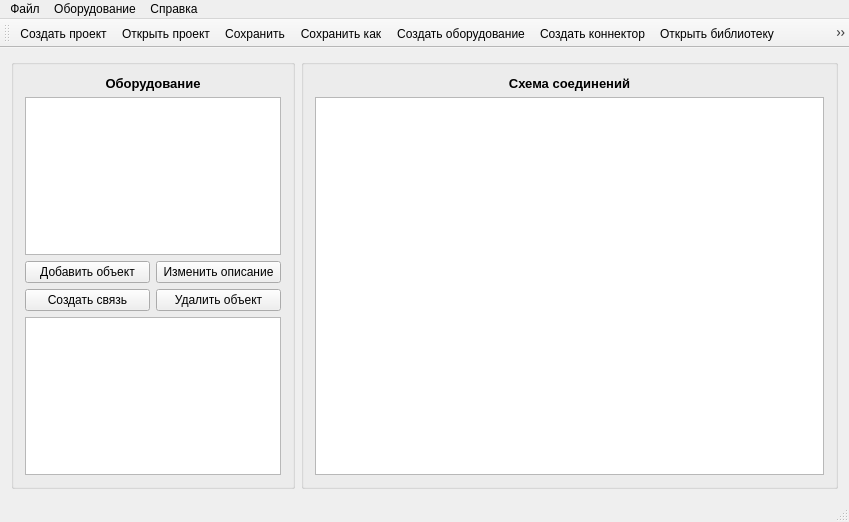
<?xml version="1.0" encoding="UTF-8"?>
<ui version="4.0">
 <class>MainWindow</class>
 <widget class="QMainWindow" name="MainWindow">
  <property name="geometry">
   <rect>
    <x>0</x>
    <y>0</y>
    <width>849</width>
    <height>522</height>
   </rect>
  </property>
  <property name="windowTitle">
   <string>Редактор сетевых схем</string>
  </property>
  <property name="windowIcon">
   <iconset resource="resource.qrc">
    <normaloff>:/rec/img/icon_application.png</normaloff>:/rec/img/icon_application.png</iconset>
  </property>
  <widget class="QWidget" name="centralWidget">
   <property name="contextMenuPolicy">
    <enum>Qt::NoContextMenu</enum>
   </property>
   <layout class="QGridLayout" name="gridLayout_4">
    <item row="0" column="0">
     <layout class="QGridLayout" name="gridLayout_3">
      <item row="0" column="0">
       <widget class="QGroupBox" name="groupBox_2">
        <property name="sizePolicy">
         <sizepolicy hsizetype="Fixed" vsizetype="Preferred">
          <horstretch>0</horstretch>
          <verstretch>0</verstretch>
         </sizepolicy>
        </property>
        <property name="title">
         <string/>
        </property>
        <layout class="QGridLayout" name="gridLayout_2">
         <item row="0" column="0">
          <layout class="QVBoxLayout" name="verticalLayout_5">
           <item>
            <widget class="QLabel" name="label">
             <property name="text">
              <string>&lt;html&gt;&lt;head/&gt;&lt;body&gt;&lt;p align=&quot;center&quot;&gt;&lt;span style=&quot; font-size:10pt; font-weight:600;&quot;&gt;Оборудование&lt;/span&gt;&lt;/p&gt;&lt;/body&gt;&lt;/html&gt;</string>
             </property>
            </widget>
           </item>
           <item>
            <widget class="QListWidget" name="widget_equipments"/>
           </item>
           <item>
            <layout class="QVBoxLayout" name="verticalLayout_3">
             <item>
              <layout class="QVBoxLayout" name="verticalLayout_2">
               <item>
                <layout class="QHBoxLayout" name="horizontalLayout_2">
                 <item>
                  <widget class="QPushButton" name="button_add_equipment">
                   <property name="text">
                    <string>Добавить объект</string>
                   </property>
                  </widget>
                 </item>
                 <item>
                  <widget class="QPushButton" name="button_change_description">
                   <property name="text">
                    <string>Изменить описание</string>
                   </property>
                  </widget>
                 </item>
                </layout>
               </item>
               <item>
                <layout class="QHBoxLayout" name="horizontalLayout">
                 <item>
                  <widget class="QPushButton" name="button_add_connection">
                   <property name="text">
                    <string>Создать связь</string>
                   </property>
                  </widget>
                 </item>
                 <item>
                  <widget class="QPushButton" name="button_delete_object">
                   <property name="text">
                    <string>Удалить объект</string>
                   </property>
                  </widget>
                 </item>
                </layout>
               </item>
              </layout>
             </item>
             <item>
              <widget class="QTextEdit" name="descriprion"/>
             </item>
            </layout>
           </item>
          </layout>
         </item>
        </layout>
       </widget>
      </item>
      <item row="0" column="1">
       <widget class="QGroupBox" name="groupBox">
        <property name="title">
         <string/>
        </property>
        <layout class="QGridLayout" name="gridLayout">
         <item row="0" column="0">
          <layout class="QVBoxLayout" name="verticalLayout">
           <item>
            <widget class="QLabel" name="label_3">
             <property name="text">
              <string>&lt;html&gt;&lt;head/&gt;&lt;body&gt;&lt;p align=&quot;center&quot;&gt;&lt;span style=&quot; font-size:10pt; font-weight:600;&quot;&gt;Схема соединений&lt;/span&gt;&lt;/p&gt;&lt;/body&gt;&lt;/html&gt;</string>
             </property>
            </widget>
           </item>
           <item>
            <widget class="QGraphicsView" name="graphicsView"/>
           </item>
          </layout>
         </item>
        </layout>
       </widget>
      </item>
     </layout>
    </item>
   </layout>
  </widget>
  <widget class="QMenuBar" name="menuBar">
   <property name="geometry">
    <rect>
     <x>0</x>
     <y>0</y>
     <width>849</width>
     <height>26</height>
    </rect>
   </property>
   <widget class="QMenu" name="menu">
    <property name="title">
     <string>Файл</string>
    </property>
    <addaction name="create_project"/>
    <addaction name="open_project"/>
    <addaction name="separator"/>
    <addaction name="save_project"/>
    <addaction name="separator"/>
    <addaction name="save_as_project"/>
    <addaction name="close_project"/>
   </widget>
   <widget class="QMenu" name="menu_2">
    <property name="title">
     <string>Оборудование</string>
    </property>
    <addaction name="open_equipmentCreator"/>
    <addaction name="open_connectorCreator"/>
    <addaction name="open_library"/>
    <addaction name="add_rule"/>
   </widget>
   <widget class="QMenu" name="help">
    <property name="title">
     <string>Справка</string>
    </property>
    <addaction name="instruction"/>
   </widget>
   <addaction name="menu"/>
   <addaction name="menu_2"/>
   <addaction name="help"/>
  </widget>
  <widget class="QToolBar" name="mainToolBar">
   <attribute name="toolBarArea">
    <enum>TopToolBarArea</enum>
   </attribute>
   <attribute name="toolBarBreak">
    <bool>false</bool>
   </attribute>
   <addaction name="create_project"/>
   <addaction name="open_project"/>
   <addaction name="save_project"/>
   <addaction name="save_as_project"/>
   <addaction name="open_equipmentCreator"/>
   <addaction name="open_connectorCreator"/>
   <addaction name="open_library"/>
   <addaction name="add_rule"/>
   <addaction name="instruction"/>
   <addaction name="close_project"/>
  </widget>
  <widget class="QStatusBar" name="statusBar"/>
  <action name="create_project">
   <property name="icon">
    <iconset resource="resource.qrc">
     <normaloff>:/rec/img/create new.png</normaloff>:/rec/img/create new.png</iconset>
   </property>
   <property name="text">
    <string>Создать проект</string>
   </property>
  </action>
  <action name="open_project">
   <property name="icon">
    <iconset resource="resource.qrc">
     <normaloff>:/rec/img/open.png</normaloff>:/rec/img/open.png</iconset>
   </property>
   <property name="text">
    <string>Открыть проект</string>
   </property>
  </action>
  <action name="save_project">
   <property name="icon">
    <iconset resource="resource.qrc">
     <normaloff>:/rec/img/save.png</normaloff>:/rec/img/save.png</iconset>
   </property>
   <property name="text">
    <string>Сохранить</string>
   </property>
  </action>
  <action name="close_project">
   <property name="icon">
    <iconset resource="resource.qrc">
     <normaloff>:/rec/img/exit.png</normaloff>:/rec/img/exit.png</iconset>
   </property>
   <property name="text">
    <string>Выйти</string>
   </property>
  </action>
  <action name="open_equipmentCreator">
   <property name="checkable">
    <bool>false</bool>
   </property>
   <property name="icon">
    <iconset resource="resource.qrc">
     <normaloff>:/rec/img/equipment.png</normaloff>:/rec/img/equipment.png</iconset>
   </property>
   <property name="text">
    <string>Создать оборудование</string>
   </property>
  </action>
  <action name="open_library">
   <property name="icon">
    <iconset resource="resource.qrc">
     <normaloff>:/rec/img/add.png</normaloff>:/rec/img/add.png</iconset>
   </property>
   <property name="text">
    <string>Открыть библиотеку</string>
   </property>
  </action>
  <action name="save_as_project">
   <property name="icon">
    <iconset resource="resource.qrc">
     <normaloff>:/rec/img/save as.png</normaloff>:/rec/img/save as.png</iconset>
   </property>
   <property name="text">
    <string>Сохранить как</string>
   </property>
  </action>
  <action name="add_rule">
   <property name="icon">
    <iconset resource="resource.qrc">
     <normaloff>:/rec/img/connection.png</normaloff>:/rec/img/connection.png</iconset>
   </property>
   <property name="text">
    <string>Добавить соединение</string>
   </property>
  </action>
  <action name="open_connectorCreator">
   <property name="icon">
    <iconset resource="resource.qrc">
     <normaloff>:/rec/img/connector.png</normaloff>:/rec/img/connector.png</iconset>
   </property>
   <property name="text">
    <string>Создать коннектор</string>
   </property>
  </action>
  <action name="instruction">
   <property name="icon">
    <iconset resource="resource.qrc">
     <normaloff>:/rec/img/help.png</normaloff>:/rec/img/help.png</iconset>
   </property>
   <property name="text">
    <string>Инструкция</string>
   </property>
  </action>
 </widget>
 <layoutdefault spacing="6" margin="11"/>
 <resources>
  <include location="resource.qrc"/>
 </resources>
 <connections/>
</ui>
